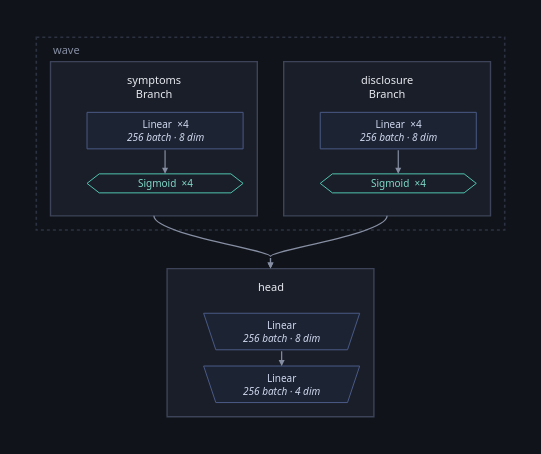

Notebook code cell kept with this figure:
### Markdown cell above
## The architecture, proposed

One branch per channel so that each can be looked at on its own — which is the
point of declaring a graph rather than writing one `nn.Module` — and a head
that joins them.

### Code cell
class Branch(Node):
    """Reads its own channel out of the input and encodes it."""

    def __init__(self, key, depth=4, activation="sigmoid"):
        self.key = key
        self.net = torch.nn.Sequential(
            *[
                m
                for _ in range(depth)
                for m in (
                    torch.nn.Linear(WIDTH, WIDTH),
                    {"sigmoid": torch.nn.Sigmoid(), "gelu": torch.nn.GELU()}[activation],
                )
            ]
        )

    def forward(self, said, ctx):
        return Opaque(self.net(said[self.key]))

    def parameters(self):
        return list(self.net.parameters())


class Head(Node):
    def __init__(self, squeeze=WIDTH):
        self.down = torch.nn.Linear(2 * WIDTH, squeeze)
        self.up = torch.nn.Linear(squeeze, OUT)

    def forward(self, said, ctx):
        joined = torch.cat(list(said.values()), dim=1)
        return Opaque(self.up(torch.relu(self.down(joined))))

    def parameters(self):
        return list(self.down.parameters()) + list(self.up.parameters())


def built(depth=4, activation="sigmoid", squeeze=WIDTH):
    return Graph.somatize(
        (
            Branch("symptoms", depth, activation).named("symptoms")
            | Branch("disclosure", depth, activation).named("disclosure")
        )
        >> Head(squeeze).named("head")
    )


first = built()
first.figure(inside=architecture(first, DATA[0][0]))

### Figure 1 — Plotly figure (JSON) as saved in the notebook; plotly's stock layout.template omitted (floating-point values rounded to 4 significant figures)
{"data": [{"hoverinfo": "text", "hovertext": ["<b>symptoms</b><br>class: Branch<br>device: cpu", "<b>disclosure</b><br>class: Branch<br>device: cpu", "<b>head</b><br>class: Head<br>device: cpu"], "marker": {"opacity": 0, "size": 1}, "mode": "markers", "showlegend": false, "type": "scatter", "x": [115.9, 345.7, 230.8], "y": [100.0, 100.0, 301.0]}], "layout": {"annotations": [{"align": "left", "font": {"color": "#868ea3", "family": "system-ui, -apple-system, Segoe UI, Roboto, sans-serif", "size": 11}, "showarrow": false, "text": "wave", "x": 14.0, "xanchor": "left", "y": 12.0, "yanchor": "middle"}, {"align": "center", "font": {"color": "#e7e9ef", "family": "system-ui, -apple-system, Segoe UI, Roboto, sans-serif", "size": 11}, "showarrow": false, "text": "symptoms<br>Branch", "x": 115.9, "xanchor": "center", "y": 49.0, "yanchor": "middle"}, {"align": "center", "font": {"color": "#cfd8ee", "family": "system-ui, -apple-system, Segoe UI, Roboto, sans-serif", "size": 10}, "showarrow": false, "text": "Linear  ×4<br><i>256 batch · 8 dim</i>", "x": 126.9, "xanchor": "center", "y": 92.0, "yanchor": "middle"}, {"align": "center", "font": {"color": "#7fd8c9", "family": "system-ui, -apple-system, Segoe UI, Roboto, sans-serif", "size": 10}, "showarrow": false, "text": "Sigmoid  ×4", "x": 126.9, "xanchor": "center", "y": 144.0, "yanchor": "middle"}, {"align": "center", "font": {"color": "#e7e9ef", "family": "system-ui, -apple-system, Segoe UI, Roboto, sans-serif", "size": 11}, "showarrow": false, "text": "disclosure<br>Branch", "x": 345.7, "xanchor": "center", "y": 49.0, "yanchor": "middle"}, {"align": "center", "font": {"color": "#cfd8ee", "family": "system-ui, -apple-system, Segoe UI, Roboto, sans-serif", "size": 10}, "showarrow": false, "text": "Linear  ×4<br><i>256 batch · 8 dim</i>", "x": 356.7, "xanchor": "center", "y": 92.0, "yanchor": "middle"}, {"align": "center", "font": {"color": "#7fd8c9", "family": "system-ui, -apple-system, Segoe UI, Roboto, sans-serif", "size": 10}, "showarrow": false, "text": "Sigmoid  ×4", "x": 356.7, "xanchor": "center", "y": 144.0, "yanchor": "middle"}, {"align": "center", "font": {"color": "#e7e9ef", "family": "system-ui, -apple-system, Segoe UI, Roboto, sans-serif", "size": 11}, "showarrow": false, "text": "head", "x": 230.8, "xanchor": "center", "y": 245.5, "yanchor": "middle"}, {"align": "center", "font": {"color": "#cfd8ee", "family": "system-ui, -apple-system, Segoe UI, Roboto, sans-serif", "size": 10}, "showarrow": false, "text": "Linear<br><i>256 batch · 8 dim</i>", "x": 241.8, "xanchor": "center", "y": 290.0, "yanchor": "middle"}, {"align": "center", "font": {"color": "#cfd8ee", "family": "system-ui, -apple-system, Segoe UI, Roboto, sans-serif", "size": 10}, "showarrow": false, "text": "Linear<br><i>256 batch · 4 dim</i>", "x": 241.8, "xanchor": "center", "y": 342.0, "yanchor": "middle"}, {"arrowcolor": "#868ea3", "arrowhead": 2, "arrowsize": 1, "arrowwidth": 1.2, "ax": 126.9, "axref": "x", "ay": 110.0, "ayref": "y", "showarrow": true, "text": "", "x": 126.9, "xref": "x", "y": 134.6, "yref": "y"}, {"arrowcolor": "#868ea3", "arrowhead": 2, "arrowsize": 1, "arrowwidth": 1.2, "ax": 356.7, "axref": "x", "ay": 110.0, "ayref": "y", "showarrow": true, "text": "", "x": 356.7, "xref": "x", "y": 134.6, "yref": "y"}, {"arrowcolor": "#868ea3", "arrowhead": 2, "arrowsize": 1, "arrowwidth": 1.2, "ax": 241.8, "axref": "x", "ay": 308.0, "ayref": "y", "showarrow": true, "text": "", "x": 241.8, "xref": "x", "y": 324.0, "yref": "y"}, {"arrowcolor": "#868ea3", "arrowhead": 2, "arrowsize": 1, "arrowwidth": 1.2, "ax": 230.8, "axref": "x", "ay": 216.0, "ayref": "y", "showarrow": true, "text": "", "x": 230.8, "xref": "x", "y": 228.0, "yref": "y"}, {"arrowcolor": "#868ea3", "arrowhead": 2, "arrowsize": 1, "arrowwidth": 1.2, "ax": 230.8, "axref": "x", "ay": 216.0, "ayref": "y", "showarrow": true, "text": "", "x": 230.8, "xref": "x", "y": 228.0, "yref": "y"}], "font": {"color": "#e7e9ef", "family": "system-ui, -apple-system, Segoe UI, Roboto, sans-serif", "size": 12}, "height": 454.0, "hoverlabel": {"align": "left", "bgcolor": "#1a1e28", "bordercolor": "#2c3242", "font": {"color": "#e7e9ef", "family": "system-ui, -apple-system, Segoe UI, Roboto, sans-serif"}}, "legend": {"bgcolor": "rgba(0,0,0,0)", "font": {"color": "#868ea3"}, "orientation": "h", "x": 1, "xanchor": "right", "y": 1.02, "yanchor": "bottom"}, "margin": {"b": 16, "l": 16, "r": 16, "t": 16}, "paper_bgcolor": "#101319", "plot_bgcolor": "#101319", "shapes": [{"fillcolor": "rgba(0,0,0,0)", "layer": "below", "line": {"color": "#2c3242", "dash": "dot", "width": 1.6}, "type": "rect", "x0": 0.0, "x1": 461.6, "y0": 0.0, "y1": 190.0}, {"fillcolor": "#1a1e28", "layer": "below", "line": {"color": "#3d4459", "width": 1.4}, "type": "rect", "x0": 14.0, "x1": 217.8, "y0": 24.0, "y1": 176.0}, {"fillcolor": "#1c2333", "layer": "below", "line": {"color": "#4a5a86", "width": 1.0}, "path": "M 50.0,74.0 L 203.8,74.0 L 203.8,110.0 L 50.0,110.0 Z", "type": "path", "xref": "x", "yref": "y"}, {"fillcolor": "rgba(0,0,0,0)", "layer": "below", "line": {"color": "#4fc3b0", "width": 1.0}, "path": "M 50.0,144.0 L 62.0,134.64 L 191.8,134.64 L 203.8,144.0 L 191.8,153.35999999999999 L 62.0,153.35999999999999 Z", "type": "path", "xref": "x", "yref": "y"}, {"fillcolor": "#1a1e28", "layer": "below", "line": {"color": "#3d4459", "width": 1.4}, "type": "rect", "x0": 243.8, "x1": 447.6, "y0": 24.0, "y1": 176.0}, {"fillcolor": "#1c2333", "layer": "below", "line": {"color": "#4a5a86", "width": 1.0}, "path": "M 279.8,74.0 L 433.6,74.0 L 433.6,110.0 L 279.8,110.0 Z", "type": "path", "xref": "x", "yref": "y"}, {"fillcolor": "rgba(0,0,0,0)", "layer": "below", "line": {"color": "#4fc3b0", "width": 1.0}, "path": "M 279.8,144.0 L 291.8,134.64 L 421.6,134.64 L 433.6,144.0 L 421.6,153.35999999999999 L 291.8,153.35999999999999 Z", "type": "path", "xref": "x", "yref": "y"}, {"fillcolor": "#1a1e28", "layer": "below", "line": {"color": "#3d4459", "width": 1.4}, "type": "rect", "x0": 128.9, "x1": 332.7, "y0": 228.0, "y1": 374.0}, {"fillcolor": "#1c2333", "layer": "below", "line": {"color": "#4a5a86", "width": 1.0}, "path": "M 164.9,272.0 L 318.70000000000005,272.0 L 306.70000000000005,308.0 L 176.9,308.0 Z", "type": "path", "xref": "x", "yref": "y"}, {"fillcolor": "#1c2333", "layer": "below", "line": {"color": "#4a5a86", "width": 1.0}, "path": "M 164.9,324.0 L 318.70000000000005,324.0 L 306.70000000000005,360.0 L 176.9,360.0 Z", "type": "path", "xref": "x", "yref": "y"}, {"layer": "below", "line": {"color": "#868ea3", "width": 1.2}, "path": "M 115.9,176.0 C 115.9,194.2 230.8,209.8 230.8,216.0", "type": "path", "xref": "x", "yref": "y"}, {"layer": "below", "line": {"color": "#868ea3", "width": 1.2}, "path": "M 345.70000000000005,176.0 C 345.70000000000005,194.2 230.8,209.8 230.8,216.0", "type": "path", "xref": "x", "yref": "y"}], "width": 541.6, "xaxis": {"range": [-20.0, 481.6], "visible": false}, "yaxis": {"range": [394.0, -20], "scaleanchor": "x", "visible": false}}}
